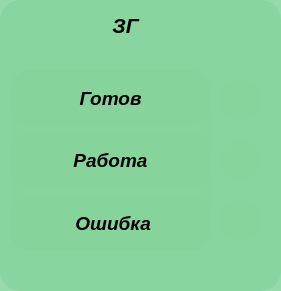
     <widget class="QFrame" name="frame_6">
      <property name="geometry">
       <rect>
        <x>920</x>
        <y>150</y>
        <width>281</width>
        <height>291</height>
       </rect>
      </property>
      <property name="styleSheet">
       <string notr="true">background-color: rgba(135, 212, 157,220); border-radius: 20</string>
      </property>
      <property name="frameShape">
       <enum>QFrame::StyledPanel</enum>
      </property>
      <property name="frameShadow">
       <enum>QFrame::Raised</enum>
      </property>
      <widget class="QLabel" name="label_46">
       <property name="geometry">
        <rect>
         <x>220</x>
         <y>200</y>
         <width>41</width>
         <height>41</height>
        </rect>
       </property>
       <property name="text">
        <string/>
       </property>
       <property name="pixmap">
        <pixmap resource="newprefix.qrc">:/newPrefix/png/blue-led-on.png</pixmap>
       </property>
       <property name="scaledContents">
        <bool>true</bool>
       </property>
      </widget>
      <widget class="QLabel" name="label_47">
       <property name="geometry">
        <rect>
         <x>220</x>
         <y>80</y>
         <width>41</width>
         <height>41</height>
        </rect>
       </property>
       <property name="text">
        <string/>
       </property>
       <property name="pixmap">
        <pixmap resource="newprefix.qrc">:/newPrefix/png/blue-led-on.png</pixmap>
       </property>
       <property name="scaledContents">
        <bool>true</bool>
       </property>
      </widget>
      <widget class="QLabel" name="label_48">
       <property name="geometry">
        <rect>
         <x>220</x>
         <y>140</y>
         <width>41</width>
         <height>41</height>
        </rect>
       </property>
       <property name="text">
        <string/>
       </property>
       <property name="pixmap">
        <pixmap resource="newprefix.qrc">:/newPrefix/png/blue-led-on.png</pixmap>
       </property>
       <property name="scaledContents">
        <bool>true</bool>
       </property>
      </widget>
      <widget class="QWidget" name="layoutWidget_5">
       <property name="geometry">
        <rect>
         <x>10</x>
         <y>70</y>
         <width>201</width>
         <height>181</height>
        </rect>
       </property>
       <layout class="QVBoxLayout" name="verticalLayout_6">
        <item>
         <widget class="QLabel" name="label_49">
          <property name="font">
           <font>
            <family>Arial</family>
            <pointsize>14</pointsize>
            <weight>75</weight>
            <italic>true</italic>
            <bold>true</bold>
           </font>
          </property>
          <property name="styleSheet">
           <string notr="true">background-color: rgba(135, 212, 157,220); border-radius: 20</string>
          </property>
          <property name="text">
           <string>Готов</string>
          </property>
          <property name="alignment">
           <set>Qt::AlignCenter</set>
          </property>
         </widget>
        </item>
        <item>
         <widget class="QLabel" name="label_50">
          <property name="font">
           <font>
            <family>Arial</family>
            <pointsize>14</pointsize>
            <weight>75</weight>
            <italic>true</italic>
            <bold>true</bold>
           </font>
          </property>
          <property name="styleSheet">
           <string notr="true">background-color: rgba(135, 212, 157,220); border-radius: 20</string>
          </property>
          <property name="text">
           <string>Работа</string>
          </property>
          <property name="alignment">
           <set>Qt::AlignCenter</set>
          </property>
         </widget>
        </item>
        <item>
         <widget class="QLabel" name="label_51">
          <property name="font">
           <font>
            <family>Arial</family>
            <pointsize>14</pointsize>
            <weight>75</weight>
            <italic>true</italic>
            <bold>true</bold>
           </font>
          </property>
          <property name="styleSheet">
           <string notr="true">background-color: rgba(135, 212, 157,220); border-radius: 20</string>
          </property>
          <property name="text">
           <string> Ошибка</string>
          </property>
          <property name="alignment">
           <set>Qt::AlignCenter</set>
          </property>
         </widget>
        </item>
       </layout>
      </widget>
      <widget class="QLabel" name="label_21">
       <property name="geometry">
        <rect>
         <x>50</x>
         <y>10</y>
         <width>151</width>
         <height>31</height>
        </rect>
       </property>
       <property name="font">
        <font>
         <family>Arial</family>
         <pointsize>16</pointsize>
         <weight>75</weight>
         <italic>true</italic>
         <bold>true</bold>
        </font>
       </property>
       <property name="styleSheet">
        <string notr="true">background-color: rgba(135, 212, 157,0); border-radius: 20</string>
       </property>
       <property name="text">
        <string>ЗГ</string>
       </property>
       <property name="alignment">
        <set>Qt::AlignCenter</set>
       </property>
      </widget>
     </widget>
